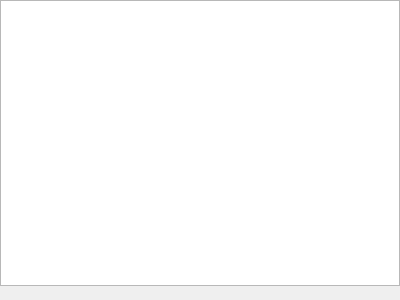
<?xml version="1.0" encoding="UTF-8"?>
<ui version="4.0">
 <class>ImageWidget</class>
 <widget class="QWidget" name="ImageWidget">
  <property name="geometry">
   <rect>
    <x>0</x>
    <y>0</y>
    <width>400</width>
    <height>300</height>
   </rect>
  </property>
  <property name="windowTitle">
   <string>Form</string>
  </property>
  <layout class="QVBoxLayout" name="verticalLayout">
   <property name="spacing">
    <number>0</number>
   </property>
   <property name="leftMargin">
    <number>0</number>
   </property>
   <property name="topMargin">
    <number>0</number>
   </property>
   <property name="rightMargin">
    <number>0</number>
   </property>
   <property name="bottomMargin">
    <number>0</number>
   </property>
   <item>
    <widget class="QTreeView" name="images">
     <property name="selectionMode">
      <enum>QAbstractItemView::MultiSelection</enum>
     </property>
    </widget>
   </item>
   <item>
    <widget class="QLabel" name="statusBar">
     <property name="text">
      <string/>
     </property>
    </widget>
   </item>
  </layout>
  <action name="actionOnNewImageShowNone">
   <property name="checkable">
    <bool>true</bool>
   </property>
   <property name="text">
    <string>None</string>
   </property>
   <property name="toolTip">
    <string>Does nothing, if a new image is received</string>
   </property>
  </action>
  <action name="actionOnNewImageShowHexDump">
   <property name="checkable">
    <bool>true</bool>
   </property>
   <property name="text">
    <string>Show hex dump</string>
   </property>
   <property name="toolTip">
    <string>Shows a hex dump of the entire received window.</string>
   </property>
  </action>
  <action name="actionOnNewImageShowHexDiffVsFirst">
   <property name="checkable">
    <bool>true</bool>
   </property>
   <property name="text">
    <string>Show hex diff vs. first</string>
   </property>
   <property name="toolTip">
    <string>Shows a hex difference between the first and last received image.</string>
   </property>
  </action>
  <action name="actionOnNewImageShowHexDiffVsPrevious">
   <property name="checkable">
    <bool>true</bool>
   </property>
   <property name="text">
    <string>Show hex diff vs. previous</string>
   </property>
   <property name="toolTip">
    <string>Shows a hex difference between the last two received images.</string>
   </property>
  </action>
  <action name="actionShowHexDump">
   <property name="text">
    <string>Show hex dump</string>
   </property>
   <property name="toolTip">
    <string>Show a hex dump of the selected image.</string>
   </property>
  </action>
  <action name="actionShowHexDiff">
   <property name="text">
    <string>Show hex diff</string>
   </property>
   <property name="toolTip">
    <string>Show the difference between the two selected images.</string>
   </property>
  </action>
  <action name="actionAnnotate">
   <property name="text">
    <string>Annotate</string>
   </property>
   <property name="toolTip">
    <string>Annotates the selected image.</string>
   </property>
  </action>
  <action name="actionClearAnnotation">
   <property name="icon">
    <iconset theme="edit-clear">
     <normaloff>.</normaloff>.</iconset>
   </property>
   <property name="text">
    <string>Clear annotation</string>
   </property>
   <property name="toolTip">
    <string>Clears the annotations from the selected image.</string>
   </property>
  </action>
  <action name="actionDeleteImage">
   <property name="icon">
    <iconset theme="edit-delete">
     <normaloff>.</normaloff>.</iconset>
   </property>
   <property name="text">
    <string>Delete image</string>
   </property>
   <property name="toolTip">
    <string>Deletes the selected image.</string>
   </property>
  </action>
 </widget>
 <resources/>
 <connections/>
</ui>
